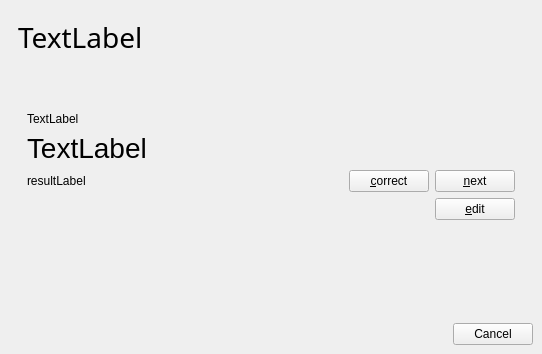
<ui version="4.0" >
 <class>VocableQuiz</class>
 <widget class="QWidget" name="VocableQuiz" >
  <property name="geometry" >
   <rect>
    <x>0</x>
    <y>0</y>
    <width>542</width>
    <height>354</height>
   </rect>
  </property>
  <property name="windowTitle" >
   <string>Quiz</string>
  </property>
  <property name="windowIcon" >
   <iconset resource="icons.qrc" >:/icons/icons/help.png</iconset>
  </property>
  <layout class="QVBoxLayout" >
   <property name="spacing" >
    <number>6</number>
   </property>
   <property name="leftMargin" >
    <number>9</number>
   </property>
   <property name="topMargin" >
    <number>9</number>
   </property>
   <property name="rightMargin" >
    <number>9</number>
   </property>
   <property name="bottomMargin" >
    <number>9</number>
   </property>
   <item>
    <widget class="QStackedWidget" name="quizDialogStackedWidget" >
     <property name="currentIndex" >
      <number>0</number>
     </property>
     <widget class="QWidget" name="quizPage" >
      <layout class="QVBoxLayout" >
       <property name="spacing" >
        <number>6</number>
       </property>
       <property name="leftMargin" >
        <number>9</number>
       </property>
       <property name="topMargin" >
        <number>9</number>
       </property>
       <property name="rightMargin" >
        <number>9</number>
       </property>
       <property name="bottomMargin" >
        <number>9</number>
       </property>
       <item>
        <widget class="QLabel" name="nativeLabel" >
         <property name="font" >
          <font>
           <family>Sans Serif</family>
           <pointsize>21</pointsize>
           <weight>50</weight>
           <italic>false</italic>
           <bold>false</bold>
           <underline>false</underline>
           <strikeout>false</strikeout>
          </font>
         </property>
         <property name="text" >
          <string>TextLabel</string>
         </property>
        </widget>
       </item>
       <item>
        <widget class="QStackedWidget" name="buttonsStack" >
         <property name="currentIndex" >
          <number>1</number>
         </property>
         <widget class="QWidget" name="checkPage" >
          <layout class="QGridLayout" >
           <item row="0" column="0" >
            <spacer>
             <property name="orientation" >
              <enum>Qt::Vertical</enum>
             </property>
             <property name="sizeHint" >
              <size>
               <width>20</width>
               <height>40</height>
              </size>
             </property>
            </spacer>
           </item>
           <item row="1" column="0" >
            <widget class="QLabel" name="foreignLanguageNameLabel" >
             <property name="text" >
              <string>Language:</string>
             </property>
            </widget>
           </item>
           <item row="2" column="0" colspan="2" >
            <widget class="QLineEdit" name="foreignLineEdit" >
             <property name="font" >
              <font>
               <family>Sans Serif</family>
               <pointsize>21</pointsize>
               <weight>50</weight>
               <italic>false</italic>
               <bold>false</bold>
               <underline>false</underline>
               <strikeout>false</strikeout>
              </font>
             </property>
            </widget>
           </item>
           <item row="3" column="0" >
            <spacer>
             <property name="orientation" >
              <enum>Qt::Horizontal</enum>
             </property>
             <property name="sizeHint" >
              <size>
               <width>191</width>
               <height>20</height>
              </size>
             </property>
            </spacer>
           </item>
           <item row="3" column="1" >
            <widget class="QPushButton" name="checkButton" >
             <property name="text" >
              <string>&amp;check</string>
             </property>
            </widget>
           </item>
          </layout>
         </widget>
         <widget class="QWidget" name="nextPage" >
          <layout class="QGridLayout" >
           <item row="0" column="0" >
            <spacer>
             <property name="orientation" >
              <enum>Qt::Vertical</enum>
             </property>
             <property name="sizeHint" >
              <size>
               <width>20</width>
               <height>40</height>
              </size>
             </property>
            </spacer>
           </item>
           <item row="1" column="0" colspan="3" >
            <widget class="QLabel" name="resultForeignLanguageNameLabel" >
             <property name="text" >
              <string>TextLabel</string>
             </property>
            </widget>
           </item>
           <item row="2" column="0" >
            <widget class="QLabel" name="resultLabel" >
             <property name="font" >
              <font>
               <pointsize>21</pointsize>
              </font>
             </property>
             <property name="text" >
              <string>TextLabel</string>
             </property>
            </widget>
           </item>
           <item row="3" column="0" >
            <widget class="QLabel" name="resultTextLabel" >
             <property name="text" >
              <string>resultLabel</string>
             </property>
            </widget>
           </item>
           <item row="3" column="1" >
            <spacer>
             <property name="orientation" >
              <enum>Qt::Horizontal</enum>
             </property>
             <property name="sizeHint" >
              <size>
               <width>40</width>
               <height>20</height>
              </size>
             </property>
            </spacer>
           </item>
           <item row="3" column="2" >
            <widget class="QPushButton" name="correctButton" >
             <property name="toolTip" >
              <string>mark correct and move to next vocable</string>
             </property>
             <property name="text" >
              <string>&amp;correct</string>
             </property>
            </widget>
           </item>
           <item row="3" column="3" >
            <widget class="QPushButton" name="nextButton" >
             <property name="text" >
              <string>&amp;next</string>
             </property>
            </widget>
           </item>
           <item row="4" column="3" >
            <widget class="QPushButton" name="editButton" >
             <property name="text" >
              <string>&amp;edit</string>
             </property>
            </widget>
           </item>
          </layout>
         </widget>
        </widget>
       </item>
       <item>
        <spacer>
         <property name="orientation" >
          <enum>Qt::Vertical</enum>
         </property>
         <property name="sizeHint" >
          <size>
           <width>20</width>
           <height>51</height>
          </size>
         </property>
        </spacer>
       </item>
       <item>
        <widget class="QLabel" name="helpLabel" >
         <property name="text" >
          <string/>
         </property>
        </widget>
       </item>
      </layout>
     </widget>
     <widget class="QWidget" name="waitPage" >
      <layout class="QVBoxLayout" >
       <property name="spacing" >
        <number>6</number>
       </property>
       <property name="leftMargin" >
        <number>9</number>
       </property>
       <property name="topMargin" >
        <number>9</number>
       </property>
       <property name="rightMargin" >
        <number>9</number>
       </property>
       <property name="bottomMargin" >
        <number>9</number>
       </property>
       <item>
        <widget class="QLabel" name="label" >
         <property name="text" >
          <string>Please wait until there are expired vocables.</string>
         </property>
         <property name="alignment" >
          <set>Qt::AlignCenter</set>
         </property>
        </widget>
       </item>
       <item>
        <widget class="QLabel" name="waitLabel" >
         <property name="font" >
          <font>
           <pointsize>21</pointsize>
           <weight>75</weight>
           <bold>true</bold>
          </font>
         </property>
         <property name="text" >
          <string>TextLabel</string>
         </property>
         <property name="alignment" >
          <set>Qt::AlignCenter</set>
         </property>
        </widget>
       </item>
      </layout>
     </widget>
    </widget>
   </item>
   <item>
    <layout class="QHBoxLayout" >
     <property name="spacing" >
      <number>6</number>
     </property>
     <property name="leftMargin" >
      <number>0</number>
     </property>
     <property name="topMargin" >
      <number>0</number>
     </property>
     <property name="rightMargin" >
      <number>0</number>
     </property>
     <property name="bottomMargin" >
      <number>0</number>
     </property>
     <item>
      <spacer>
       <property name="orientation" >
        <enum>Qt::Horizontal</enum>
       </property>
       <property name="sizeHint" >
        <size>
         <width>421</width>
         <height>20</height>
        </size>
       </property>
      </spacer>
     </item>
     <item>
      <widget class="QPushButton" name="cancelButton" >
       <property name="text" >
        <string>Cancel</string>
       </property>
      </widget>
     </item>
    </layout>
   </item>
  </layout>
 </widget>
 <tabstops>
  <tabstop>foreignLineEdit</tabstop>
  <tabstop>checkButton</tabstop>
  <tabstop>correctButton</tabstop>
  <tabstop>nextButton</tabstop>
  <tabstop>editButton</tabstop>
  <tabstop>cancelButton</tabstop>
 </tabstops>
 <resources>
  <include location="icons.qrc" />
 </resources>
 <connections/>
</ui>
